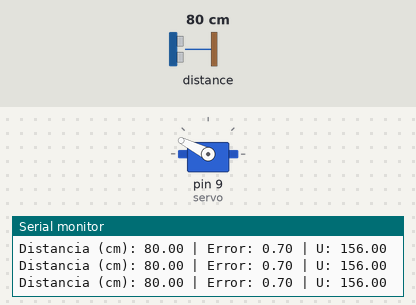
The sketch below on a simulated Arduino Uno, built with avr-gcc and run on an emulated ATmega328P. Shown: servo, the last lines printed to the serial monitor. Inputs (shaded band) come from the test bench; at power-on: distance to the obstacle 80 cm.

Above: at 4.3 s.
4.4 s: distance to the obstacle set to 2 cm
At 5.3 s:
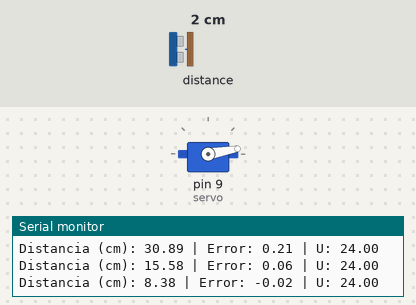
7.4 s: distance to the obstacle set to 9 cm
9.6 s: distance to the obstacle set to 35 cm
At 10.8 s:
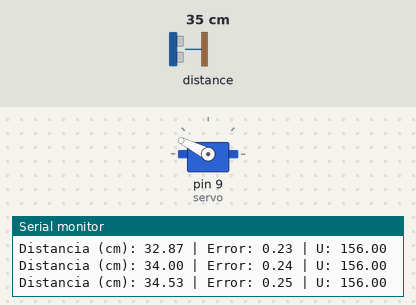
11.1 s: distance to the obstacle set to 9 cm
At 13.7 s:
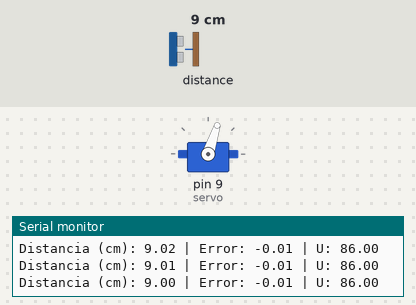
14.0 s: distance to the obstacle set to 60 cm
At 14.6 s:
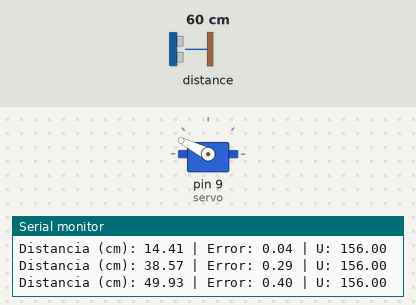
Timing chart, 0 to 16.5 s (numbered marks = the images above; inputs shaded):
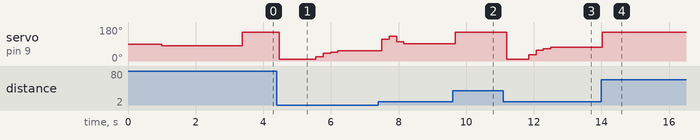

Measured:
- after the input at 4.4 s, servo on pin 9 (servo): 153° → 10° after 0.07 s, → 22° 1.1 s later, → 42° 0.22 s later, → 47° 0.22 s later, … (8 changes in this stretch)
- after the input at 9.6 s, servo on pin 9 (servo): 91° → 153° after 0.08 s
- after the input at 11.1 s, servo on pin 9 (servo): 153° → 10° after 0.10 s, → 33° 0.65 s later, → 57° 0.22 s later, → 66° 0.22 s later, … (5 changes in this stretch)
- after the input at 14.0 s, servo on pin 9 (servo): 72° → 153° at once

The sketch:

pid.ino
```cpp
#include <Servo.h>
#include <Wire.h>
#include "Adafruit_VL53L1X.h"

// Pines del VL53L1X
#define IRQ_PIN 2
#define XSHUT_PIN 3

Adafruit_VL53L1X vl53 = Adafruit_VL53L1X(XSHUT_PIN, IRQ_PIN);

// PID
#define Umin -66
#define Umax 66
#define Umax_rad 1.151
#define Umin_rad -1.151
#define T 0.09

Servo servo;

double setpoint = 0.10; // 25 cm
double setpoint_prec = setpoint;
double y, y_prec;
double error;
double P, I, D, U;
double I_prec = 0, U_prec = 0, D_prec = 0;
boolean Saturation = false;

double Kp = 5.6;
double Ki = 1.1;
double Kd = 6.3;

float average_distance(uint8_t muestras = 5);
void move_servo(int);

void setup() {
  Serial.begin(9600);
  Wire.begin();
  servo.attach(9);

  if (!vl53.begin(0x29, &Wire)) {
    Serial.println(F("Error al iniciar VL53L1X"));
    while (1) delay(10);
  }

  vl53.setTimingBudget(50);
  vl53.startRanging();

  delay(1000);
  move_servo(90);
  delay(2000);

  y_prec = average_distance();
}

void loop() {
  y = average_distance();
  y = 0.53 * y + 0.47 * y_prec;

  error = round(100 * (y - setpoint)) * 0.01;

  // PID
  P = Kp * error;
  if (!Saturation) I = I_prec + T * Ki * error;
  D = (Kd / T) * (y - y_prec);
  D = 0.56 * D + 0.44 * D_prec;

  U = P + I + round(100 * D) * 0.01;

  if (U < Umin_rad) {
    U = Umin_rad;
    Saturation = true;
  } else if (U > Umax_rad) {
    U = Umax_rad;
    Saturation = true;
  } else {
    Saturation = false;
  }

  U = round(U * 180 / M_PI);
  U = map(U, Umin, Umax, 24, 156);

  if (U < 83 || U > 95 || abs(error) > 0.02)
    move_servo(round(U));

  delay(24);

  Serial.print("Distancia (cm): ");
  Serial.print(y * 100);
  Serial.print(" | Error: ");
  Serial.print(error);
  Serial.print(" | U: ");
  Serial.println(U);

  I_prec = I;
  y_prec = y;
}

float average_distance(uint8_t muestras) {
  long suma = 0;
  uint8_t validas = 0;

  for (uint8_t i = 0; i < muestras; i++) {
    if (vl53.dataReady()) {
      int16_t d = vl53.distance();
      vl53.clearInterrupt();

      if (d > 0 && d < 2000) { // Ignorar lecturas inválidas
        suma += d;
        validas++;
      }
    }
    delay(5); // Espera pequeña entre lecturas
  }

  if (validas == 0) return y_prec; // fallback
  return (suma / (float)validas) / 1000.0; // convertir a metros
}

void move_servo(int u) {
  servo.write(u - map(u, 30, 150, 14, 3));
}
```
